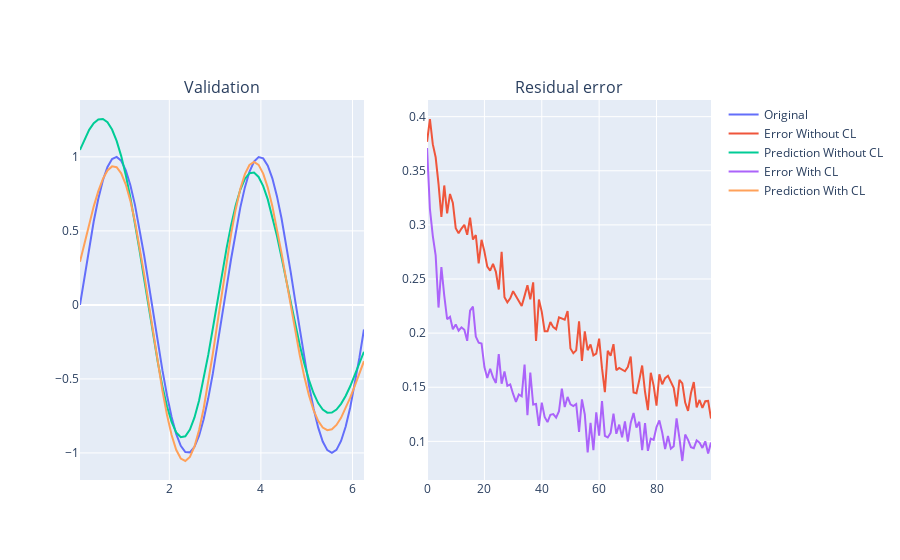

Write notebook code for a chart like this one.
### Markdown cell above
N=10, With noise

### Code cell
x, sin_data, sqr_data = data_gen(0, 2*np.pi)
t_x, t_sin_data, t_sqr_data = data_gen(0.05, 2*np.pi)

epochs = 100
n = 10

fig = make_subplots(rows=1, cols=2, subplot_titles=("Validation", "Residual error"))


fig.add_trace(go.Scatter(x=t_x.ravel(), y=sin_data.ravel(), mode="lines", name="Original"), row=1, col=1)

# Non-CL
RBFNet = RBF_Network(n, x, eta=1e-1, useDelta=True, add_noise=True)
RBFNet.train_network(epochs, x, sin_data, t_x, t_sin_data)
RBFNet.validate(t_x, t_sin_data)

fig.add_trace(go.Scatter(x=np.arange(len(RBFNet.residual_error)), y=RBFNet.residual_error, mode="lines", name="Error Without CL"), row=1, col=2)
fig.add_trace(go.Scatter(x=t_x.ravel(), y=RBFNet.f_of_x.ravel(), mode="lines", name="Prediction Without CL"), row=1, col=1)

# Using CL
RBFNet_cl = RBF_Network(n, x, eta=1e-1,useDelta=True,add_noise=True)
RBFNet_cl.init_cl(x, 100, 1e-1)
RBFNet_cl.train_network(epochs, x, sin_data, t_x, t_sin_data)
RBFNet_cl.validate(t_x, t_sin_data)

fig.add_trace(go.Scatter(x=np.arange(len(RBFNet_cl.residual_error)), y=RBFNet_cl.residual_error, mode="lines", name="Error With CL"), row=1, col=2)
fig.add_trace(go.Scatter(x=t_x.ravel(), y=RBFNet_cl.f_of_x.ravel(), mode="lines", name="Prediction With CL"), row=1, col=1)

fig.show()
